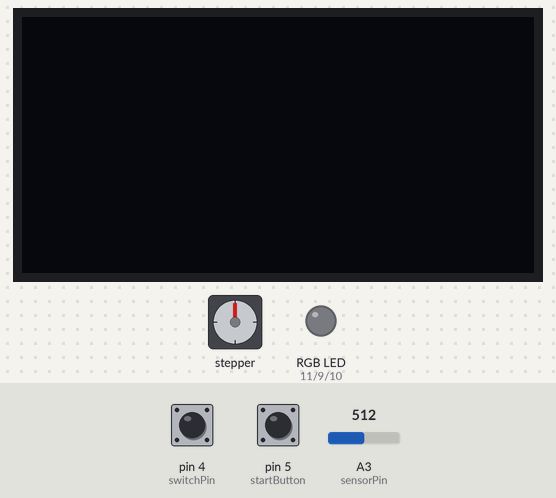
The sketch below on a simulated Arduino Uno, built with avr-gcc and run on an emulated ATmega328P. On the bench: stepper motor, 128×64 one-colour display, an RGB LED mixed from three pins (HIGH = lit). Wiring (inferred from the names in the program): stepper motor driver (400 steps per turn assumed): step pin 3; direction pin 2; enable pin 8. Dashed ring = blinking. The inputs (shaded band) are chosen by the test bench; at power-on: pin 5 (startButton) HIGH, A3 (sensorPin) = 512, pin 4 (switchPin) HIGH. Pins used as bus, display or sensor lines are not drawn; what the sketch prints to the serial monitor is not drawn.

Above: at 1.2 s.
1.3 s: pin 5 (startButton) pulled LOW for 0.15 s
At 2.6 s:
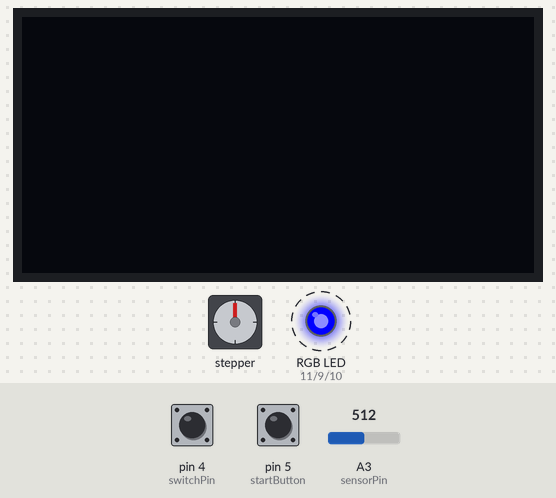
4.3 s: A3 (sensorPin) set to 716
At 5.7 s:
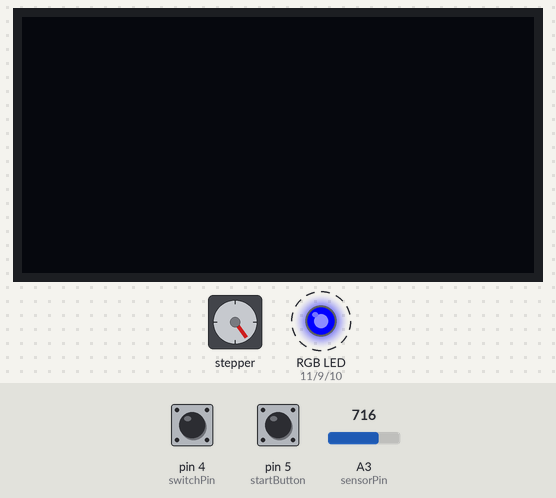
10.3 s: A3 (sensorPin) set to 1023
19.3 s: pin 5 (startButton) pulled LOW for 1 s
At 21.2 s:
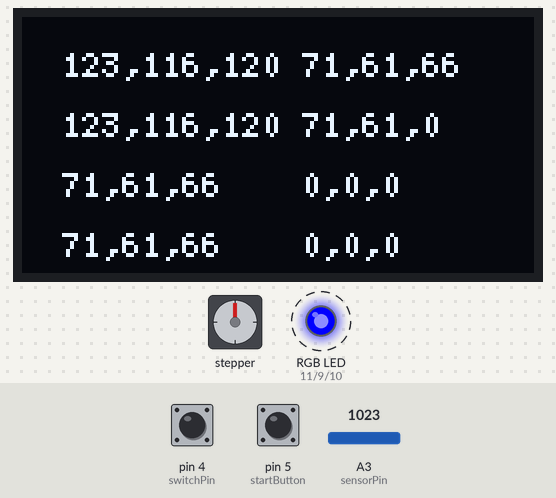
Timing chart, 0 to 23.3 s (numbered marks = the images above; inputs shaded):
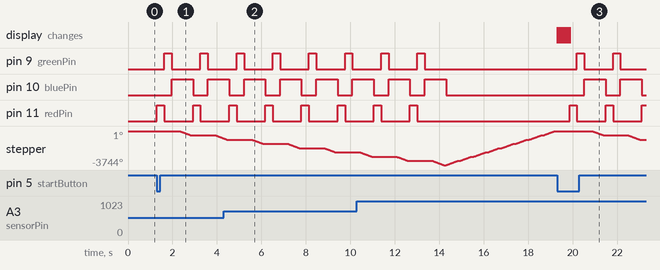

Measured:
- after the input at 1.3 s, pin 9 (greenPin): alternates HIGH for 0.33 s and LOW for 1.3 s, starting after 0.33 s; pin 10 (bluePin): LOW → HIGH after 0.67 s, → LOW 0.96 s later, → HIGH 0.67 s later
- after the input at 19.3 s, pin 9 (greenPin): alternates HIGH for 0.33 s and LOW for 1.3 s, starting after 0.89 s; pin 10 (bluePin): alternates HIGH for 0.96 s and LOW for 0.67 s, starting after 1.2 s

The sketch:

main.ino
```cpp
#include <U8g2lib.h>

void displayColors();
int plateSelector();
void moveMotor();
void sequence();
void wellColor();

const int startButton = 5;
const int switchPin = 4;
const int stepPin = 3;
const int dirPin = 2;
const int enPin = 8;
const int redPin = 11;    // Pin connected to the red leg of the RGB LED
const int greenPin = 9;  // Pin connected to the green leg of the RGB LED
const int bluePin = 10;   // Pin connected to the blue leg of the RGB LED
const byte sensorPin = A3;

int start;
int plate;
int rowNum;

void setup() {
  // put your setup code here, to run once:
  Serial.begin(9600);

  pinMode(startButton, INPUT_PULLUP);
  pinMode(switchPin, INPUT_PULLUP);
  pinMode(stepPin, OUTPUT);
  pinMode(dirPin, OUTPUT);
  pinMode(enPin, OUTPUT);
  pinMode(redPin, OUTPUT);
  pinMode(greenPin, OUTPUT);
  pinMode(bluePin, OUTPUT);

  digitalWrite(enPin, LOW);
}

void loop() {
  // Complete operation sequence

  sequence();
}
```

displayColors.ino
```cpp
#include <U8g2lib.h>

U8G2_SSD1306_128X64_NONAME_F_SW_I2C u8g2(U8G2_R0, /* clock=*/ A5, /* data=*/ A4, /* reset=*/ -1);   // All Boards without Reset of the Display

void displayColors6(int sensorValues[][3]) {
  u8g2.begin();

  static int progressBarValue = 0;
  static bool barsDrawn = false;

  if (!barsDrawn) {
    u8g2.clearBuffer();
    u8g2.setFontMode(1);
    u8g2.setBitmapMode(1);
    u8g2.setFont(u8g2_font_timR14_tr);
    u8g2.drawStr(3, 16, "1");
    u8g2.drawStr(3, 31, "2");
    u8g2.drawStr(3, 46, "3");
    u8g2.drawStr(3, 61, "4");
    u8g2.drawStr(62, 16, "5");
    u8g2.drawStr(62, 31, "6");
    u8g2.drawFrame(16, 3, 38, 13);
    u8g2.drawFrame(16, 18, 38, 13);
    u8g2.drawFrame(75, 3, 38, 13);
    u8g2.drawFrame(16, 33, 38, 13);
    u8g2.drawFrame(75, 18, 38, 13);
    u8g2.drawFrame(16, 48, 38, 13);

    const int barCoordinates[8][4] = {
      {18, 5, 34, 9},
      {18, 20, 34, 9},
      {18, 35, 34, 9},
      {18, 50, 34, 9},
      {77, 5, 34, 9},
      {77, 20, 34, 9},
    };

    for (int i = 0; i < 6; ++i) {
      while (progressBarValue <= 33) {
        u8g2.drawBox(barCoordinates[i][0], barCoordinates[i][1], progressBarValue, 9);
        progressBarValue += 100;
        u8g2.sendBuffer();
      }
      u8g2.drawBox(barCoordinates[i][0], barCoordinates[i][1], 34, 9);
      u8g2.sendBuffer();
      progressBarValue = 0;
    }

    barsDrawn = true;

    u8g2.clearDisplay();
  }

  if (barsDrawn) {
    u8g2.setFont(u8g2_font_5x7_tr);
    const int positionCoordinates[8][2] = {
      {10, 15},
      {10, 30},
      {10, 45},
      {10, 60},
      {70, 15},
      {70, 30},
    };

    for (int i = 0; i < 8; ++i) {
      u8g2.setCursor(positionCoordinates[i][0], positionCoordinates[i][1]);
      u8g2.print(sensorValues[i][0]); // Print the first value at the current position
      u8g2.print(",");
      u8g2.print(sensorValues[i][1]); // Print the second value at the current position
      u8g2.print(",");
      u8g2.print(sensorValues[i][2]); // Print the third value at the current position
    }
    u8g2.sendBuffer();
  }
}

void displayColors8(int sensorValues[][3]) {
  u8g2.begin();

  static int progressBarValue = 0;
  static bool barsDrawn = false;

  if (!barsDrawn) {
    u8g2.clearBuffer();
    u8g2.setFontMode(1);
    u8g2.setBitmapMode(1);
    u8g2.setFont(u8g2_font_timR14_tr);
    u8g2.drawStr(3, 16, "1");
    u8g2.drawStr(3, 31, "2");
    u8g2.drawStr(3, 46, "3");
    u8g2.drawStr(3, 61, "4");
    u8g2.drawStr(62, 16, "5");
    u8g2.drawStr(62, 31, "6");
    u8g2.drawStr(62, 46, "7");
    u8g2.drawStr(62, 61, "8");
    u8g2.drawFrame(16, 3, 38, 13);
    u8g2.drawFrame(16, 18, 38, 13);
    u8g2.drawFrame(75, 3, 38, 13);
    u8g2.drawFrame(16, 33, 38, 13);
    u8g2.drawFrame(75, 18, 38, 13);
    u8g2.drawFrame(16, 48, 38, 13);
    u8g2.drawFrame(75, 33, 38, 13);
    u8g2.drawFrame(75, 48, 38, 13);

    const int barCoordinates[8][4] = {
      {18, 5, 34, 9},
      {18, 20, 34, 9},
      {18, 35, 34, 9},
      {18, 50, 34, 9},
      {77, 5, 34, 9},
      {77, 20, 34, 9},
      {77, 35, 34, 9},
      {77, 50, 34, 9},
    };

    for (int i = 0; i < 8; ++i) {
      while (progressBarValue <= 33) {
        u8g2.drawBox(barCoordinates[i][0], barCoordinates[i][1], progressBarValue, 9);
        progressBarValue += 100;
        u8g2.sendBuffer();
      }
      u8g2.drawBox(barCoordinates[i][0], barCoordinates[i][1], 34, 9);
      u8g2.sendBuffer();
      progressBarValue = 0;
    }

    barsDrawn = true;

    u8g2.clearDisplay();
  }

  if (barsDrawn) {
    u8g2.setFont(u8g2_font_5x7_tr);
    const int positionCoordinates[8][2] = {
      {10, 15},
      {10, 30},
      {10, 45},
      {10, 60},
      {70, 15},
      {70, 30},
      {70, 45},
      {70, 60},
    };
    for (int i = 0; i < 8; ++i) {
      u8g2.setCursor(positionCoordinates[i][0], positionCoordinates[i][1]);
      u8g2.print(sensorValues[i][0]); // Print the first value at the current position
      u8g2.print(",");
      u8g2.print(sensorValues[i][1]); // Print the second value at the current position
      u8g2.print(",");
      u8g2.print(sensorValues[i][2]); // Print the third value at the current position
    }
    u8g2.sendBuffer();
  }
}

void startup(){
  u8g2.begin();


  u8g2.sendBuffer();
  }
```

moveMotor.ino
```cpp
const float stepsPerRevolution = 400; // Adjust according to your motor
const float pitchPerRevolution = 10; // Adjust according to your rail

float distanceInMM;
const float distanceMM24 = 18.9;
const float distanceMM48 = 13;

void moveMotor(int plateOption, int dir) {
  float stepsPerMM = stepsPerRevolution / pitchPerRevolution;

  if (plateOption == 0) {
    distanceInMM = distanceMM24;
  }
  else {
    distanceInMM = distanceMM48;
  }

  int stepsToMove = distanceInMM * stepsPerMM;

  digitalWrite(dirPin, dir); // Enables the motor to move in a particular direction
  for (int x = 0; x < stepsToMove; x++) {
    digitalWrite(stepPin, HIGH);
    delayMicroseconds(500);
    digitalWrite(stepPin, LOW);
    delayMicroseconds(500);
  }
  delay(100); // One second delay
}
```

plateSelector.ino
```cpp
int plateSelector() {
  int plateOption;
  int rowNum;

  plateOption = digitalRead(switchPin);
  return plateOption;
}
```

sequence.ino
```cpp
void sequence() {

  plate = plateSelector();
  start = digitalRead(startButton);

  if (start == LOW) { // Check if the start button is pressed
    if (plate == 0) {
      rowNum = 6;
    }
    else {
      rowNum = 8;
    }

    int sensorValues[rowNum][3];

    for (int row = 0; row < rowNum; row++) {
      wellColor(sensorValues[row]);
      Serial.println(row + 1);

      // Iterate over each column (sensor value)
      for (int col = 0; col < 3; col++) {
        Serial.print("Sensor ");
        Serial.print(col + 1); // Print the sensor number
        Serial.print(": ");
        Serial.println(sensorValues[row][col]); // Print the sensor value
      }

      Serial.println(); // Print a blank line between rows for clarity

      moveMotor(plate, 0); // Move the motor once based on the plate selection
    }

    digitalWrite(redPin, LOW);
    digitalWrite(bluePin, LOW);
    digitalWrite(greenPin, LOW);

    for (int i = 0; i <= rowNum - 1 ; i++) {
      moveMotor(plate, 1); // Move the motor once based on the plate selection
    }

    if (rowNum == 6) {
      displayColors6(sensorValues);
    }
    else {
      displayColors8(sensorValues);
    }
  }
}
```

wellColor.ino
```cpp
void wellColor(int* sensorValues) {
  // Array to store pin values for RGB LEDs
  const int rgbPins[3] = {redPin, greenPin, bluePin};

  // Array to store values to be subtracted
  const int valuesToSubtract[3] = {996, 942, 970};

  for (int i = 0; i < 3; i++) {
    // Turn on the LED corresponding to the current iteration
    for (int j = 0; j < 3; j++) {
      digitalWrite(rgbPins[j], i == j ? HIGH : LOW);
    }
    delay(333);  // Wait for 333 milliseconds

    // Subtract the specified value, ensuring result is not negative
    int adjustedValue = max(valuesToSubtract[i] - analogRead(sensorPin), 0);

    // Map the adjusted value to the range 0-255
    sensorValues[i] = map(adjustedValue, 0, valuesToSubtract[i], 0, 255);

    // Error checking for sensor readings
    if (sensorValues[i] < 0) {
      // Handle out-of-range readings here, such as setting a default value
      sensorValues[i] = 0; // Setting to 0 for simplicity, adjust as needed
    }
  }
}
```
